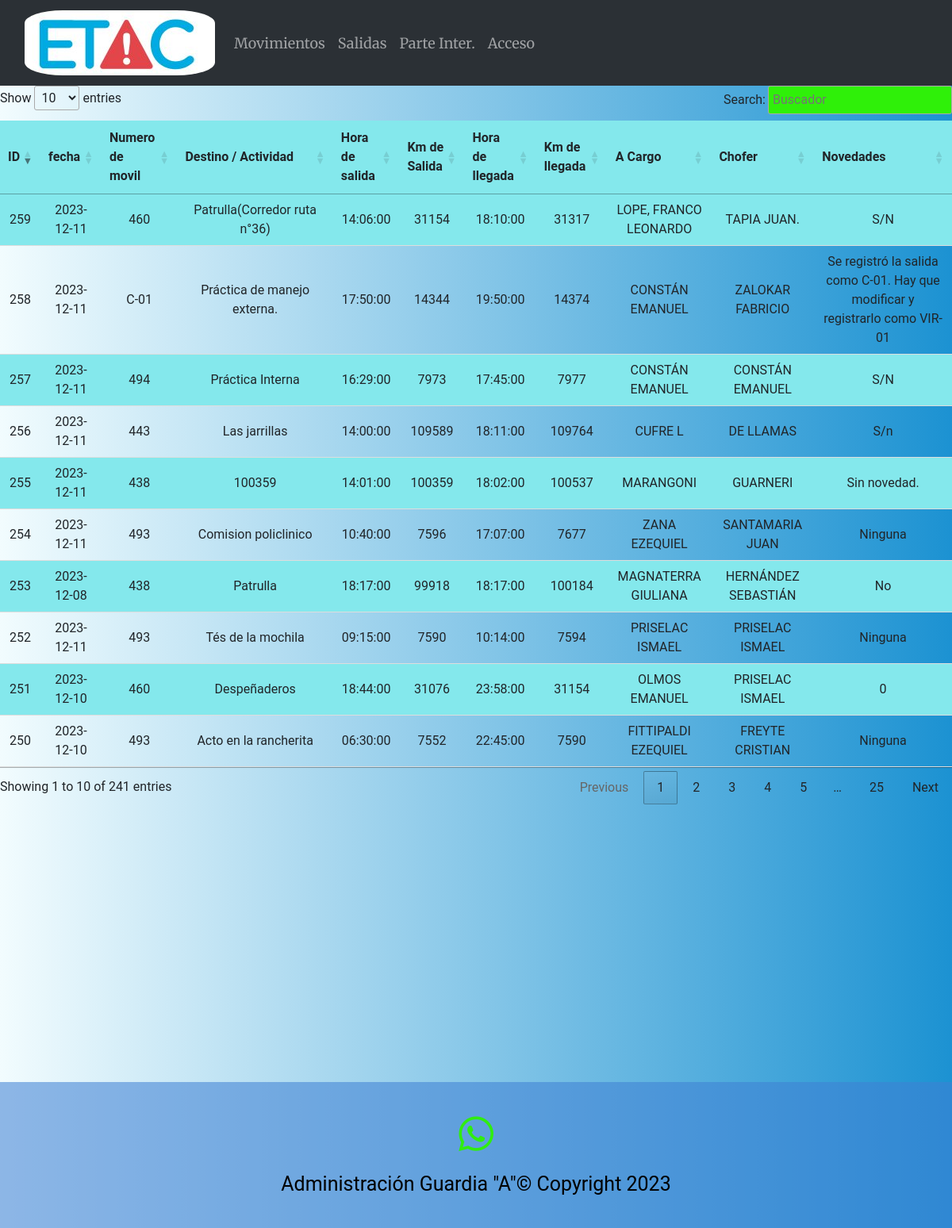
The app's page /movimientos, older data.
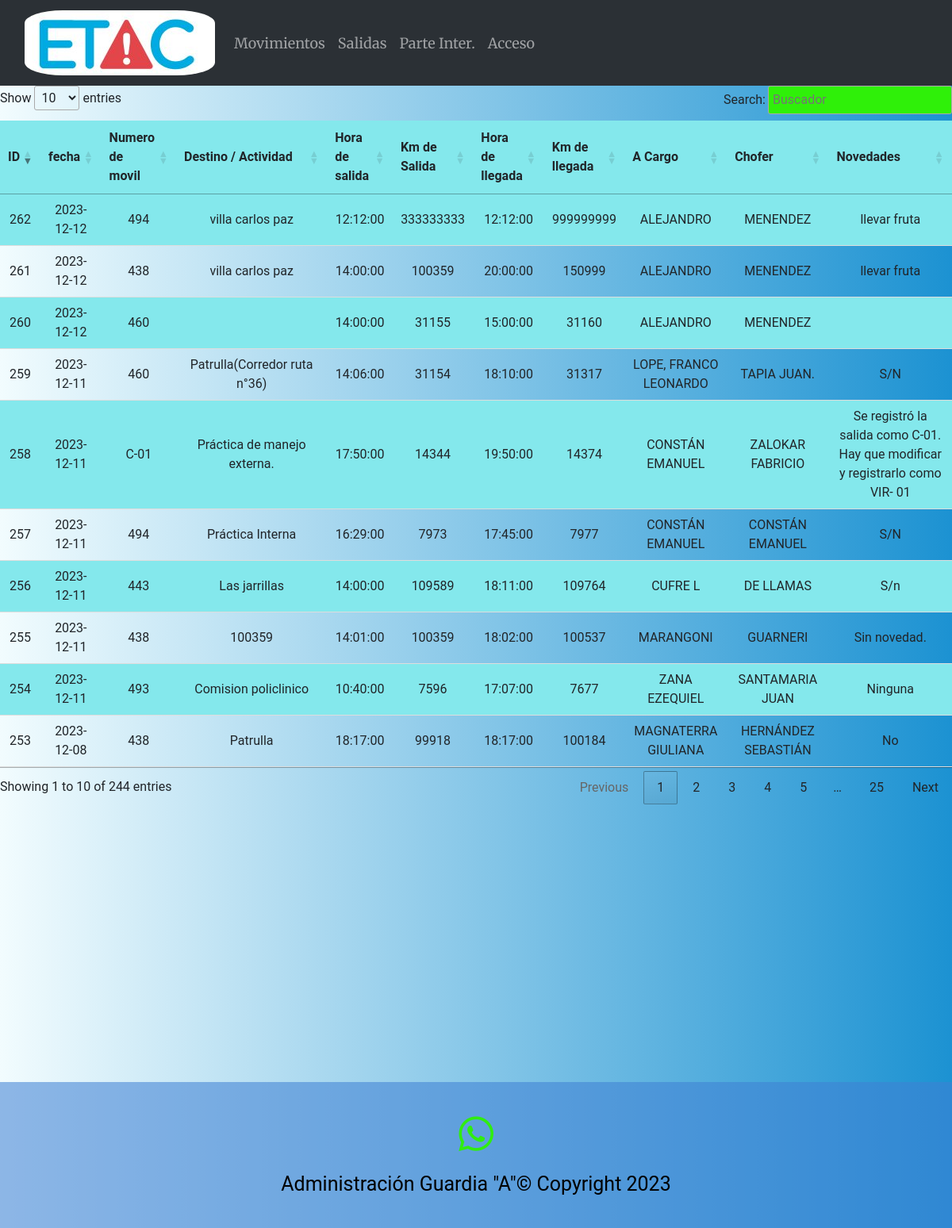
The same page, newer data.
### main.py (models this page shows)
    class Movimientos_moviles(db.Model):
        __tablename__ = 'Movimientos_moviles'  # Agrega esta línea para especificar el nombre de la tabla en la base de datos
        id_movimiento = db.Column(db.Integer, primary_key=True)
        fecha = db.Column(db.Date)
        numero_movil = db.Column(db.Integer)
        destino = db.Column(db.String(1000))
        hora_salida = db.Column(db.Time)
        km_salida = db.Column(db.Integer)
        hora_llegada = db.Column(db.Time)
        km_llegada = db.Column(db.Integer)
        a_cargo = db.Column(db.String(50))
        chofer = db.Column(db.String(50))
        novedades = db.Column(db.String(100))

### main.py (the view)
@app.route('/movimientos')
def movimientos():
    movimientos = Movimientos_moviles.query.order_by(Movimientos_moviles.id_movimiento).all()
    return render_template("movimientos.html", moviles=movimientos)

### templates/movimientos.html (shortened to what this page needs)
{% extends "base.html" %}
{% block content %}
{% if moviles %}
<table class="tabla_agentes" id="tablacarnet2" >
        <thead>
        <tr>
            <th>ID</th>
            <th>fecha</th>
            <th>Numero de movil</th>
            <th>Destino / Actividad</th>
            <th>Hora de salida</th>
            <th>Km de Salida</th>
            <th>Hora de llegada</th>
            <th>Km de llegada</th>
            <th>A Cargo</th>
            <th>Chofer</th>
            <th>Novedades</th>
        </tr>
        </thead>
    <tbody>
    {% for eco in moviles %}
    <tr>
            <td>{{ eco.id_movimiento }}</td>
            <td>{{ eco.fecha }}</td>
            <td>{{ eco.numero_movil }}</td>
            <td>{{ eco.destino }}</td>
            <td>{{ eco.hora_salida }}</td>
            <td>{{ eco.km_salida }}</td>
            <td>{{ eco.hora_llegada }}</td>
            <td>{{ eco.km_llegada }}</td>
            <td>{{ eco.a_cargo }}</td>
            <td>{{ eco.chofer }}</td>
            <td>{{ eco.novedades }}</td>
        </tr>
    {% endfor %}
    </tbody>
</table>
{% else %}
<p>No hay movimientos registrados.</p>
{% endif %}
{% endblock %}

### templates/base.html (shortened to what this page needs)
<!DOCTYPE html>
<html lang="es">
<head>
  <link rel="stylesheet" href="sweetalert2.min.css">
    <link rel="stylesheet" type="text/css" href="https://cdn.datatables.net/1.11.5/css/jquery.dataTables.css">
  <link href="https://cdn.jsdelivr.net/npm/bootstrap@5.3.0-alpha3/dist/css/bootstrap.min.css" rel="stylesheet">
   <link rel="stylesheet" href="https://stackpath.bootstrapcdn.com/bootstrap/4.5.2/css/bootstrap.min.css">
  <link rel="stylesheet" href="{{ url_for('static', filename='style.css') }}">
</head>
<body>
<header>
  <nav class="navbar navbar-expand-lg bg-body-tertiary" data-bs-theme='dark'>
    <div class="container-fluid">
      <a class="navbar-brand" href="{{ url_for('index') }}">
        <img class="logo" src="../static/img/logoetac.png">
      </a>
      <div class="collapse navbar-collapse" id="navbarNav">
        <ul class="navbar-nav">
            <li class="nav-item">
            <a class="nav-link" href="movimientos">Movimientos</a>
          </li>
            <li class="nav-item">
            <a class="nav-link" href="salidas">Salidas</a>
          </li>
            <li class="nav-item">
            <a class="nav-link" href="registrar_parte">Parte Inter.</a>
          </li>
          {% if not current_user.is_authenticated %}
          <li class="nav-item">
            <a class="nav-link" href="login">Acceso</a>
          </li>
          {% endif %}
        </ul>
      </div>
    </div>
  </nav>
</header>
{% block content %}
{% endblock %}
<footer class="piepag" id="white-seccion footer">
    <a href="https://api.whatsapp.com/send?phone=5493513946728" target="_blank"><i class="icono-final fa-brands fa-whatsapp fa-2x"></i></a>
        <p class="creditos">Administración Guardia "A"© Copyright 2023</p>
</footer>
</body>
</html>

### static/style.css (style rules this page uses)
body { background: #1c92d2; background: -webkit-linear-gradient(to right, #f2fcfe, #1c92d2); background: linear-gradient(to right, #f2fcfe, #1c92d2); text-align:center; font-family:"Roboto"; }
.logo { border-radius: 20%; }
header { font-size:18px; font-family:"Merriweather"; }
table { width: 100%; border-collapse: collapse; margin-bottom: 20px; }
th { background-color: #f2f2f2; text-align: left; padding: 10px; }
td { padding: 10px; border-bottom: 1px solid #ddd; }
tr:nth-child(odd) { background-color: #84E8EC; }
.tabla_agentes th { background-color: #84E8EC; text-align: left; padding: 10px; }
.tabla_agentes td { padding: 10px; border-bottom: 1px solid #ddd; }
.tabla_agentes tr:nth-child(odd) { background-color: #84E8EC; }
.piepag { color:black; margin-top: 350px; background-color:#3f80d58f; font-size:25px; padding:20px; }
.icono-final { margin: 20px; color:#30ED10; }

Row changes from the older to the newer data that the page shows:
no longer on this page (row unchanged): Movimientos_moviles: id_movimiento "250", fecha "2023-12-10", numero_movil "493", destino "Acto en la rancherita", hora_salida "06:30:00", km_salida "7552", hora_llegada "22:45:00", km_llegada "7590", a_cargo "FITTIPALDI EZEQUIEL", chofer "FREYTE CRISTIAN", novedades "Ninguna"
no longer on this page (row unchanged): Movimientos_moviles: id_movimiento "251", fecha "2023-12-10", numero_movil "460", destino "Despeñaderos", hora_salida "18:44:00", km_salida "31076", hora_llegada "23:58:00", km_llegada "31154", a_cargo "OLMOS EMANUEL", chofer "PRISELAC ISMAEL", novedades "0"
no longer on this page (row unchanged): Movimientos_moviles: id_movimiento "252", fecha "2023-12-11", numero_movil "493", destino "Tés de la mochila", hora_salida "09:15:00", km_salida "7590", hora_llegada "10:14:00", km_llegada "7594", a_cargo "PRISELAC ISMAEL", chofer "PRISELAC ISMAEL", novedades "Ninguna"
added Movimientos_moviles: id_movimiento "260", fecha "2023-12-12", numero_movil "460", hora_salida "14:00:00", km_salida "31155", hora_llegada "15:00:00", km_llegada "31160", a_cargo "ALEJANDRO", chofer "MENENDEZ"
added Movimientos_moviles: id_movimiento "261", fecha "2023-12-12", numero_movil "438", destino "villa carlos paz", hora_salida "14:00:00", km_salida "100359", hora_llegada "20:00:00", km_llegada "150999", a_cargo "ALEJANDRO", chofer "MENENDEZ", novedades "llevar fruta"
added Movimientos_moviles: id_movimiento "262", fecha "2023-12-12", numero_movil "494", destino "villa carlos paz", hora_salida "12:12:00", km_salida "333333333", hora_llegada "12:12:00", km_llegada "999999999", a_cargo "ALEJANDRO", chofer "MENENDEZ", novedades "llevar fruta"
Text that changed along with them:
text written by a page script: "Show entries Search: Showing 1 to 10 of 241 entries Previous 1 2 3 4 5 … 25 Next" → "Show entries Search: Showing 1 to 10 of 244 entries Previous 1 2 3 4 5 … 25 Next"
